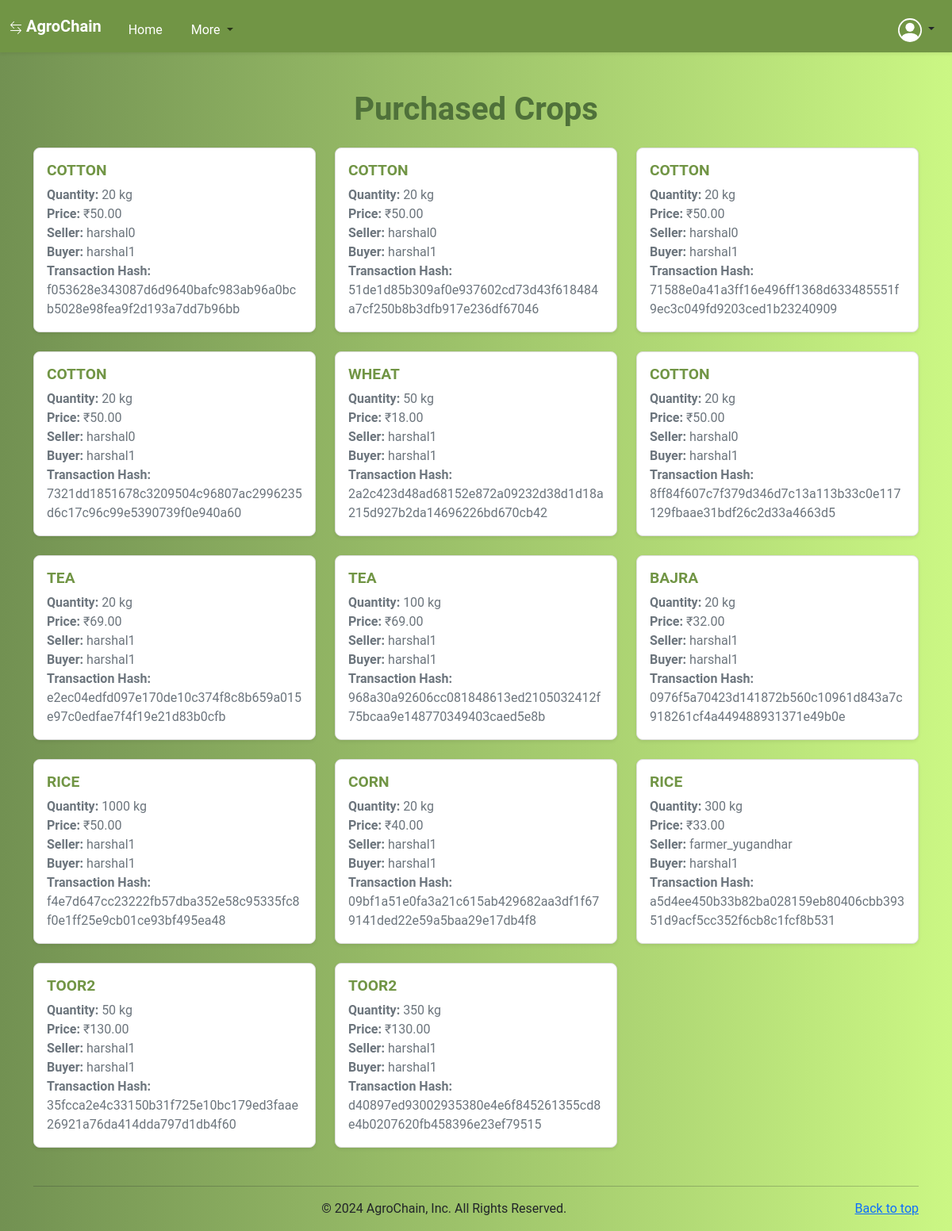
The page /purchased_crops/ (signed in) on the database its author committed.
### supply_chain/models.py (models this page shows, shortened)
class PurchasedCrop(models.Model):
    seller = models.ForeignKey(settings.AUTH_USER_MODEL, related_name='sold_crops', on_delete=models.CASCADE)
    buyer = models.ForeignKey(settings.AUTH_USER_MODEL, related_name='purchased_crops', on_delete=models.CASCADE)
    crop = models.ForeignKey(Crop, on_delete=models.CASCADE)
    quantity = models.PositiveIntegerField()
    price = models.DecimalField(max_digits=10, decimal_places=2)
    transaction_hash = models.CharField(max_length=255)
    timestamp = models.DateTimeField(auto_now_add=True)

class Crop(models.Model):
    name = models.CharField(max_length=100)
    quantity = models.FloatField()
    price = models.FloatField()  # Price for public visibility
    specific_user_price = models.FloatField(blank=True, null=True)  # Price for specific users
    current_owner = models.ForeignKey(settings.AUTH_USER_MODEL, on_delete=models.CASCADE, related_name='owned_crops')
    status = models.CharField(max_length=20, choices=[('listed', 'Listed'), ('sold', 'Sold')])
    current_stage = models.CharField(max_length=100, default='Listed by Farmer')
    transaction_hash = models.CharField(max_length=64, blank=True, null=True)
    allowed_users = models.ManyToManyField(settings.AUTH_USER_MODEL, related_name='allowed_crops', blank=True)
    visibility = models.CharField(max_length=10, choices=[('public', 'Public'), ('private', 'Private')], default='public')
    price_in_tokens = models.FloatField(blank=True, null=True, help_text='Optional: Price in tokens for the crop.')
    token_currency_enabled = models.BooleanField(default=False, help_text='Is token currency enabled for this crop?')

class CustomUser(AbstractUser):
    ROLE_CHOICES = [
        ('FARMER', 'Farmer'),
        ('DISTRIBUTOR', 'Distributor'),
        ('CONSUMER', 'Consumer'),
    ]
    role = models.CharField(max_length=100, choices=ROLE_CHOICES)
    profile_picture = models.ImageField(upload_to='profile_pictures/', default='default_profile.png', blank=True)
    balance = models.DecimalField(max_digits=10, decimal_places=2, default=100000)  # 2 decimal points for tokens

### supply_chain/views.py (the view)
# urls.py: path('purchased_crops/', purchased_crops, name='purchased_crops'),
@login_required
def purchased_crops(request):
    purchased_crops = PurchasedCrop.objects.filter(buyer=request.user)
    return render(request, 'purchased_crops.html', {'purchased_crops': purchased_crops})

### supply_chain/context_processors.py (called while the page is built)
def user_info(request):
    if request.user.is_authenticated:
        profile_picture_url = request.user.profile_picture.url if hasattr(request.user, 'profile_picture') and request.user.profile_picture else 'default_profile.png'
        return {
            'profile_name': request.user.username,
            'dp_url': profile_picture_url,
            'available_tokens': getattr(request.user, 'balance', 0),  # Assuming token_balance is an attribute of CustomUser
        }
    return {}

### supply_chain/templates/purchased_crops.html (shortened to what this page needs)
{% extends 'base.html' %}
{% block content %}
<div class="container my-5">
    <h1 class="text-center mb-4" style="color: #4f713a; font-weight: bold;">Purchased Crops</h1>
    {% if purchased_crops %}
        <div class="row row-cols-1 row-cols-md-2 row-cols-lg-3 g-4">
            {% for crop in purchased_crops %}
                <div class="col">
                    <div class="card shadow-sm h-100">
                        <div class="card-body">
                            <h5 class="card-title text" style="color: #719545;">{{ crop.crop.name }}</h5>
                            <p class="card-text">
                                <strong>Quantity:</strong> {{ crop.quantity }} kg<br>
                                <strong>Price:</strong> ₹{{ crop.price }}<br>
                                <strong>Seller:</strong> {{ crop.seller.username }}<br>
                                <strong>Buyer:</strong> {{ crop.buyer.username }}<br>
                                <strong>Transaction Hash:</strong>
                                <span class="text-break">{{ crop.transaction_hash }}</span>
                            </p>
                        </div>
                    </div>
                </div>
            {% endfor %}
        </div>
    {% else %}
        <div class="alert alert-warning text-center" role="alert">
            No crops purchased yet.
        </div>
    {% endif %}
</div>
{% endblock %}

### supply_chain/static/css/style.css (style rules this page uses)
body { font-family: 'Roboto', sans-serif; background: linear-gradient(to right, #729152, #cbf784); height: 100vh; margin: 0; }
h1 { font-weight: bold; color: #343a40; }
.card { border-radius: 10px; border: 1px solid #ddd; }
.card-title { font-size: 1.5rem; color: #007bff; }
.card-body { padding: 1rem; }
.card-title { font-size: 1.2rem; font-weight: 600; color: #343a40; text-transform: uppercase; }
.card-text { font-size: 1rem; color: #6c757d; }
.card { border-radius: 8px; transition: transform 0.3s ease-in-out, box-shadow 0.3s ease-in-out; }
.card-body p { margin-bottom: 0.5rem; }

### rows shown on the page
PurchasedCrop: crop.name "COTTON", quantity "20", price "50.00", seller.username "harshal0", buyer.username "harshal1", transaction_hash "f053628e343087d6d9640bafc983ab96a0bcb5028e98fea9f2d193a7dd7b96bb"
PurchasedCrop: crop.name "COTTON", quantity "20", price "50.00", seller.username "harshal0", buyer.username "harshal1", transaction_hash "51de1d85b309af0e937602cd73d43f618484a7cf250b8b3dfb917e236df67046"
PurchasedCrop: crop.name "COTTON", quantity "20", price "50.00", seller.username "harshal0", buyer.username "harshal1", transaction_hash "71588e0a41a3ff16e496ff1368d633485551f9ec3c049fd9203ced1b23240909"
PurchasedCrop: crop.name "COTTON", quantity "20", price "50.00", seller.username "harshal0", buyer.username "harshal1", transaction_hash "7321dd1851678c3209504c96807ac2996235d6c17c96c99e5390739f0e940a60"
PurchasedCrop: crop.name "WHEAT", quantity "50", price "18.00", seller.username "harshal1", buyer.username "harshal1", transaction_hash "2a2c423d48ad68152e872a09232d38d1d18a215d927b2da14696226bd670cb42"
PurchasedCrop: crop.name "COTTON", quantity "20", price "50.00", seller.username "harshal0", buyer.username "harshal1", transaction_hash "8ff84f607c7f379d346d7c13a113b33c0e117129fbaae31bdf26c2d33a4663d5"
PurchasedCrop: crop.name "TEA", quantity "20", price "69.00", seller.username "harshal1", buyer.username "harshal1", transaction_hash "e2ec04edfd097e170de10c374f8c8b659a015e97c0edfae7f4f19e21d83b0cfb"
PurchasedCrop: crop.name "TEA", quantity "100", price "69.00", seller.username "harshal1", buyer.username "harshal1", transaction_hash "968a30a92606cc081848613ed2105032412f75bcaa9e148770349403caed5e8b"
PurchasedCrop: crop.name "BAJRA", quantity "20", price "32.00", seller.username "harshal1", buyer.username "harshal1", transaction_hash "0976f5a70423d141872b560c10961d843a7c918261cf4a449488931371e49b0e"
PurchasedCrop: crop.name "RICE", quantity "1000", price "50.00", seller.username "harshal1", buyer.username "harshal1", transaction_hash "f4e7d647cc23222fb57dba352e58c95335fc8f0e1ff25e9cb01ce93bf495ea48"
PurchasedCrop: crop.name "CORN", quantity "20", price "40.00", seller.username "harshal1", buyer.username "harshal1", transaction_hash "09bf1a51e0fa3a21c615ab429682aa3df1f679141ded22e59a5baa29e17db4f8"
PurchasedCrop: crop.name "RICE", quantity "300", price "33.00", seller.username "farmer_yugandhar", buyer.username "harshal1", transaction_hash "a5d4ee450b33b82ba028159eb80406cbb39351d9acf5cc352f6cb8c1fcf8b531"
PurchasedCrop: crop.name "TOOR2", quantity "50", price "130.00", seller.username "harshal1", buyer.username "harshal1", transaction_hash "35fcca2e4c33150b31f725e10bc179ed3faae26921a76da414dda797d1db4f60"
PurchasedCrop: crop.name "TOOR2", quantity "350", price "130.00", seller.username "harshal1", buyer.username "harshal1", transaction_hash "d40897ed93002935380e4e6f845261355cd8e4b0207620fb458396e23ef79515"
